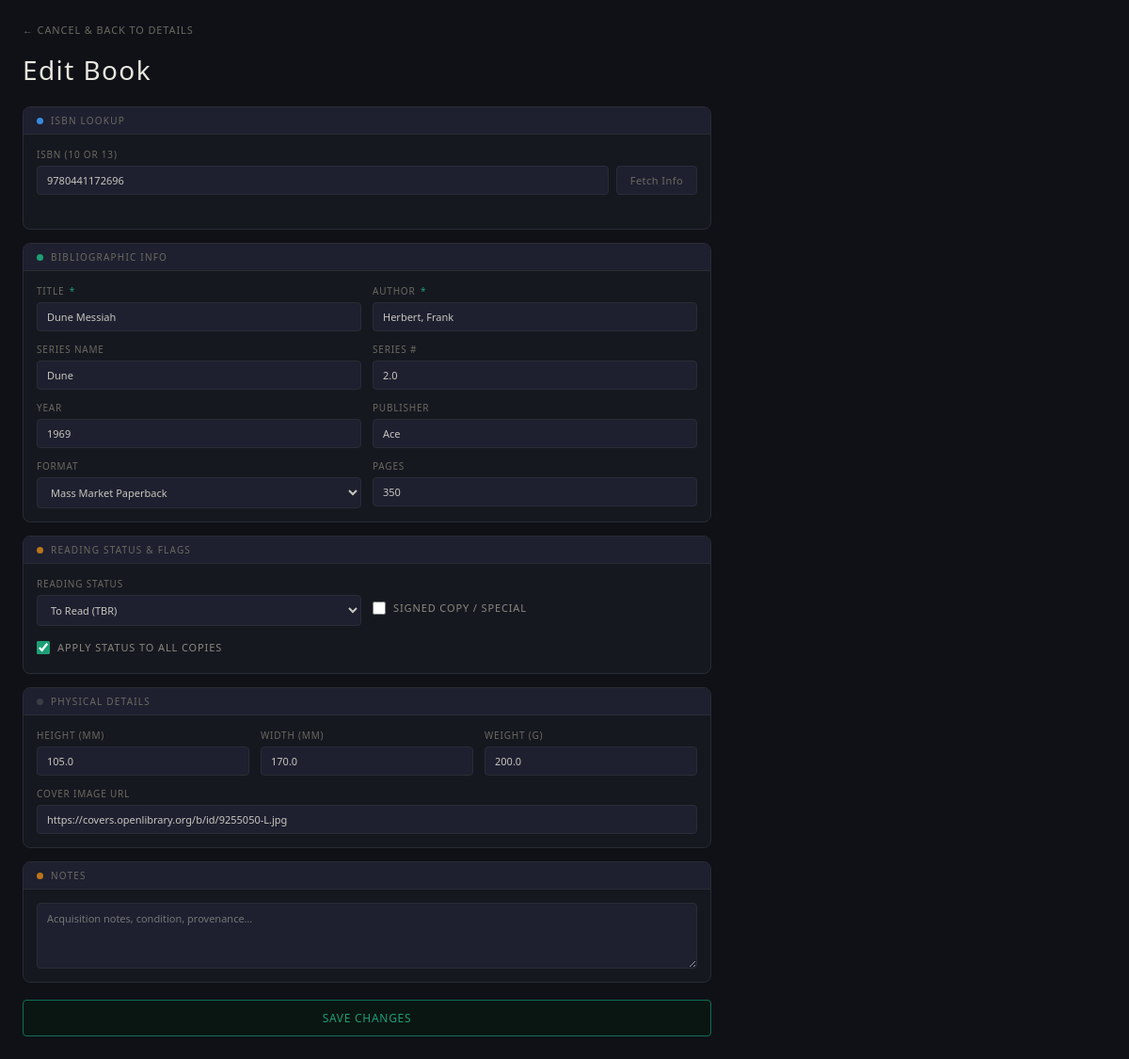
/book/2/edit, run on the app's committed database.
### tables this page shows
CREATE TABLE books (
            id INTEGER PRIMARY KEY AUTOINCREMENT,
            title TEXT NOT NULL,
            author TEXT NOT NULL,
            isbn TEXT,
            publisher TEXT,
            binding TEXT,
            page_count INTEGER,
            published_year INTEGER,
            series_title TEXT,
            series_number REAL,
            height REAL,
            width REAL,
            weight REAL,
            notes TEXT,
            cover_url TEXT,
            read_status TEXT DEFAULT NULL,
            is_signed INTEGER DEFAULT 0,
            no_isbn INTEGER DEFAULT 0
        , cover_filename TEXT);

### app.py (the view, shortened to what this page needs)
    @app.route('/book/<int:book_id>/edit', methods=('GET', 'POST'))
    def edit_book(book_id):
        conn = get_db_connection()
        book = conn.execute('SELECT * FROM books WHERE id = ?', (book_id,)).fetchone()
        if book is None:
            conn.close()
            abort(404)
        conn.close()
        return render_template('add_book.html', book=book)

### app.py (called while the page is built)
@app.context_processor
def inject_mode():
    return dict(is_read_only=IS_READ_ONLY)

def get_db_connection():
    base_dir = os.path.dirname(os.path.abspath(__file__))
    db_path = os.path.join(base_dir, 'data', 'books.db')
    conn = sqlite3.connect(db_path)
    conn.row_factory = sqlite3.Row
    return conn

### templates/add_book.html (shortened to what this page needs)
<!DOCTYPE html>
<html lang="en">
<head>
</head>
<body>
    {% if book %}
        <a href="/book/{{ book['id'] }}" class="nav-link">← Cancel &amp; Back to Details</a>
    {% else %}
        <a href="/" class="nav-link">← Cancel &amp; Back to Library</a>
    {% endif %}
    <h1>{% if book %}Edit Book{% else %}Add New Book{% endif %}</h1>
    <form method="POST">
        <div class="card">
            <div class="card-header">
                <div class="dot dot-blue"></div>
                ISBN Lookup
            </div>
            <div class="card-body">
                <div class="form-group">
                    <label>ISBN (10 or 13)</label>
                    <div class="isbn-row">
                        <input type="text" id="isbn" name="isbn" value="{{ book['isbn'] if book else '' }}" placeholder="e.g. 9780441013593">
                        <button type="button" class="btn-fetch" id="fetch-btn">Fetch Info</button>
                    </div>
                    <div id="api-status"></div>
                </div>
            </div>
        </div>
        <div class="card">
            <div class="card-header">
                <div class="dot dot-teal"></div>
                Bibliographic Info
            </div>
            <div class="card-body">
                <div class="form-row">
                    <div class="form-group">
                        <label>Title <span class="required">*</span></label>
                        <input type="text" id="title" name="title" value="{{ book['title'] if book else '' }}" required>
                    </div>
                    <div class="form-group">
                        <label>Author <span class="required">*</span></label>
                        <input type="text" id="author" name="author" value="{{ book['author'] if book else '' }}" required>
                    </div>
                </div>
                <div class="form-row">
                    <div class="form-group">
                        <label>Series Name</label>
                        <input type="text" id="series_title" name="series_title" value="{{ book['series_title'] if book and book['series_title'] else '' }}">
                    </div>
                    <div class="form-group">
                        <label>Series #</label>
                        <input type="number" step="0.1" id="series_number" name="series_number" value="{{ book['series_number'] if book and book['series_number'] else '' }}">
                    </div>
                </div>
                <div class="form-row">
                    <div class="form-group">
                        <label>Year</label>
                        <input type="number" id="published_year" name="published_year" value="{{ book['published_year'] if book and book['published_year'] else '' }}">
                    </div>
                    <div class="form-group">
                        <label>Publisher</label>
                        <input type="text" id="publisher" name="publisher" value="{{ book['publisher'] if book and book['publisher'] else '' }}">
                    </div>
                </div>
                <div class="form-row">
                    <div class="form-group">
                        <label>Format</label>
                        <select id="binding" name="binding">
                            <option value="Mass Market Paperback" {% if book and book['binding'] == 'Mass Market Paperback' %}selected{% endif %}>Mass Market Paperback</option>
                        </select>
                    </div>
                    <div class="form-group">
                        <label>Pages</label>
                        <input type="number" id="page_count" name="page_count" value="{{ book['page_count'] if book and book['page_count'] else '' }}">
                    </div>
                </div>
            </div>
        </div>
        <div class="card">
            <div class="card-header">
                <div class="dot dot-amber"></div>
                Reading Status &amp; Flags
            </div>
            <div class="card-body">
                <div class="form-row">
                    <div class="form-group">
                        <label>Reading Status</label>
                        <select id="read_status" name="read_status">
                            <option value="To Read" {% if book and book['read_status'] == 'To Read' %}selected{% endif %}>To Read (TBR)</option>
                        </select>
                        <div class="checkbox-group" style="margin-top:4px">
                            <input type="checkbox" id="sync_status" name="sync_status" checked>
                            <label for="sync_status" class="checkbox-label">Apply status to all copies</label>
                        </div>
                    </div>
                    <div class="form-group">
                        <label>&nbsp;</label>
                        <div class="checkbox-group">
                            <input type="checkbox" id="is_signed" name="is_signed" {% if book and book['is_signed'] == 1 %}checked{% endif %}>
                            <label for="is_signed" class="checkbox-label">Signed Copy / Special</label>
                        </div>
                    </div>
                </div>
            </div>
        </div>
        <div class="card">
            <div class="card-header">
                <div class="dot dot-gray"></div>
                Physical Details
            </div>
            <div class="card-body">
                <div class="form-row-3">
                    <div class="form-group">
                        <label>Height (mm)</label>
                        <input type="number" step="0.1" name="height" placeholder="e.g. 198" value="{{ book['height'] if book and book['height'] else '' }}">
                    </div>
                    <div class="form-group">
                        <label>Width (mm)</label>
                        <input type="number" step="0.1" name="width" placeholder="e.g. 130" value="{{ book['width'] if book and book['width'] else '' }}">
                    </div>
                    <div class="form-group">
                        <label>Weight (g)</label>
                        <input type="number" step="0.1" name="weight" placeholder="e.g. 245" value="{{ book['weight'] if book and book['weight'] else '' }}">
                    </div>
                </div>
                <div class="form-group" style="margin-top:12px">
                    <label>Cover Image URL</label>
                    <input type="text" id="cover_url" name="cover_url" value="{{ book['cover_url'] if book and book['cover_url'] else '' }}">
                </div>
            </div>
        </div>
        <div class="card">
            <div class="card-header">
                <div class="dot dot-amber"></div>
                Notes
            </div>
            <div class="card-body">
                <div class="form-group">
                    <textarea id="notes" name="notes" placeholder="Acquisition notes, condition, provenance…">{{ book['notes'] if book and book['notes'] else '' }}</textarea>
                </div>
            </div>
        </div>
        <button type="submit" class="btn-submit">
            {% if book %}Save Changes{% else %}Save to Library{% endif %}
        </button>
    </form>
</body>
</html>

### templates/add_book.html (style rules this page uses)
:root { --bg: #0f1117; --surface: #161820; --surface-alt: #1e2030; --border: #2a2c35; --border-dim: #1a1c24; --text-primary: #c8c6be; --text-secondary: #8a887e; --text-muted: #6b6960; --text-dim: #5a5c66; --text-bright: #e8e6de; --teal: #1d9e75; --teal-bg: #0a1612; --teal-border: #0f6e56; --blue: #378add; --blue-border: #185fa5; --blue-bg: #0a1222; --amber: #ba7517; --red: #e24b4a; --gray: #3a3c46; }
* { box-sizing: border-box; margin: 0; padding: 0; }
body { background: var(--bg); color: var(--text-primary); font-family: 'Segoe UI', system-ui, sans-serif; font-size: 12px; padding: 24px; max-width: 780px; }
.nav-link { font-size: 11px; color: var(--text-muted); text-decoration: none; text-transform: uppercase; letter-spacing: 0.08em; display: block; margin-bottom: 16px; }
h1 { font-size: 28px; font-weight: 300; color: var(--text-bright); letter-spacing: 0.05em; margin-bottom: 20px; }
.card { background: var(--surface); border: 1px solid var(--border); border-radius: 8px; overflow: hidden; margin-bottom: 14px; }
.card-header { padding: 7px 14px; font-size: 10px; letter-spacing: 0.12em; text-transform: uppercase; border-bottom: 1px solid var(--border); display: flex; align-items: center; gap: 8px; color: var(--text-muted); background: var(--surface-alt); }
.dot { width: 7px; height: 7px; border-radius: 50%; flex-shrink: 0; }
.dot-teal { background: var(--teal); }
.dot-blue { background: var(--blue); }
.dot-amber { background: var(--amber); }
.dot-gray { background: var(--gray); }
.card-body { padding: 14px; }
.form-row { display: grid; grid-template-columns: 1fr 1fr; gap: 12px; margin-bottom: 12px; }
.form-row-3 { display: grid; grid-template-columns: 1fr 1fr 1fr; gap: 12px; margin-bottom: 12px; }
.form-row:last-child, .form-row-3:last-child { margin-bottom: 0; }
.form-group { display: flex; flex-direction: column; gap: 5px; }
label { font-size: 10px; text-transform: uppercase; letter-spacing: 0.08em; color: var(--text-muted); }
.required { color: var(--teal); margin-left: 2px; }
input[type="text"], input[type="number"], select, textarea { background: var(--surface-alt); border: 1px solid var(--border); color: var(--text-primary); padding: 7px 10px; border-radius: 4px; font-size: 11px; font-family: inherit; outline: none; width: 100%; transition: border-color 0.15s; }
textarea { resize: vertical; min-height: 70px; line-height: 1.6; }
.isbn-row { display: flex; gap: 8px; align-items: stretch; }
.isbn-row input { flex: 1; }
.btn-fetch { background: var(--surface-alt); border: 1px solid var(--border); color: var(--text-muted); padding: 7px 14px; border-radius: 4px; font-size: 11px; font-family: inherit; cursor: pointer; letter-spacing: 0.04em; white-space: nowrap; transition: all 0.15s; }
#api-status { font-size: 10px; margin-top: 5px; min-height: 1.2em; color: var(--text-dim); }
.checkbox-group { display: flex; align-items: center; gap: 8px; padding: 6px 0; }
.checkbox-group input[type="checkbox"] { width: 14px; height: 14px; accent-color: var(--teal); flex-shrink: 0; }
.checkbox-label { font-size: 11px; color: var(--text-secondary); cursor: pointer; }
.btn-submit { width: 100%; padding: 10px; background: var(--teal-bg); color: var(--teal); border: 1px solid var(--teal-border); border-radius: 4px; font-size: 12px; font-family: inherit; font-weight: 500; cursor: pointer; letter-spacing: 0.06em; text-transform: uppercase; transition: background 0.15s; margin-top: 4px; }

### data on the page
books: isbn "9780441172696", title "Dune Messiah", author "Herbert, Frank", series_title "Dune", series_number "2.0", published_year "1969", publisher "Ace", binding "Mass Market Paperback", page_count "350", read_status "To Read (TBR)", height "105.0", width "170.0", weight "200.0", cover_url "https://covers.openlibrary.org/b/id/9255050-L.jpg"
